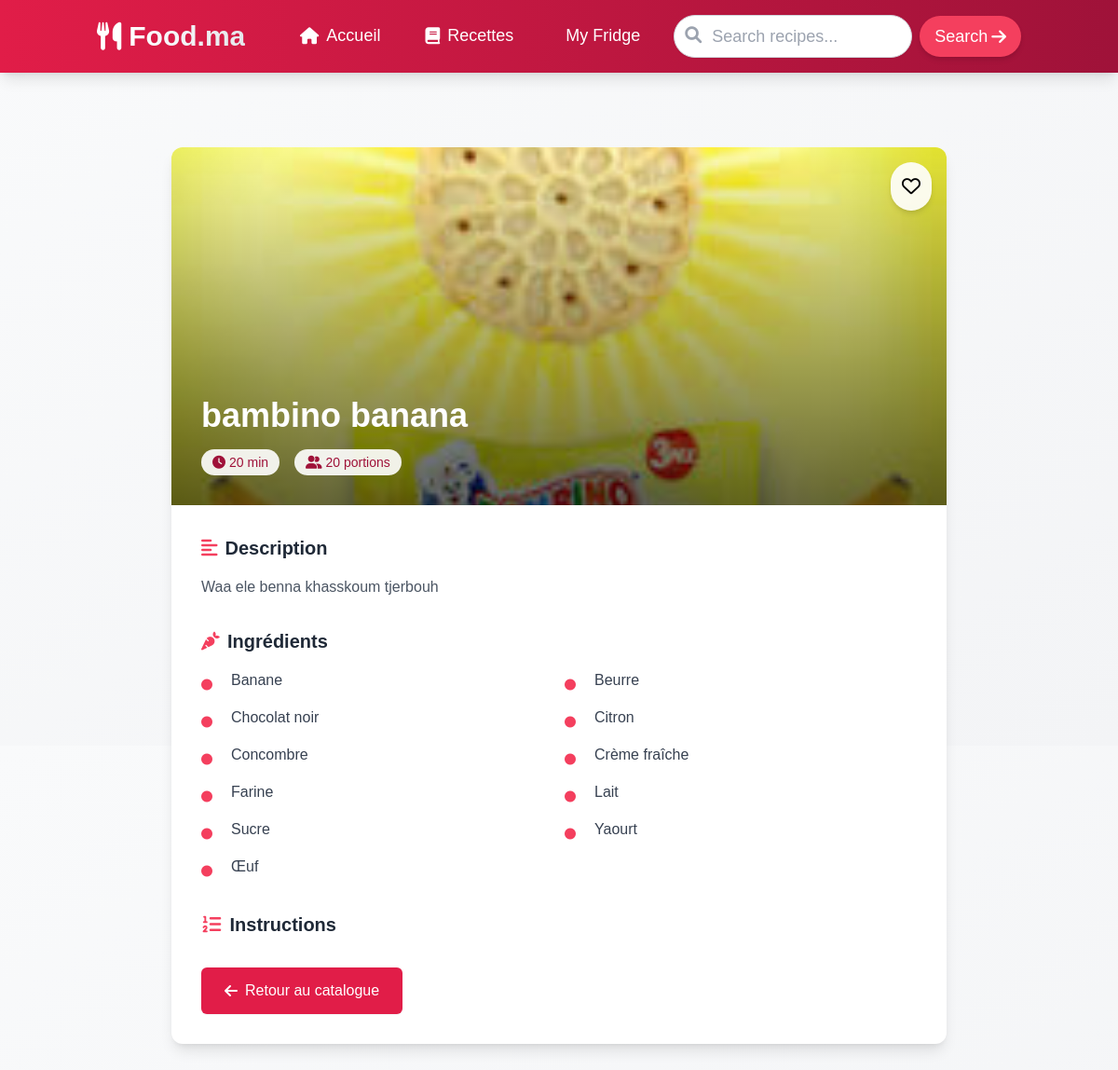
The page /recettes/7/ on the database its author committed.
### base/models.py (models this page shows, shortened)
class Recette(models.Model):
    nom = models.CharField(max_length=255, verbose_name='Nom de la recette')
    temps_preparation = models.IntegerField(verbose_name='Temps de préparation (minutes)')
    description = models.TextField(verbose_name='Description')
    ingredients = models.ManyToManyField(Ingredient, verbose_name='Ingrédients')
    instructions = models.TextField(verbose_name='Instructions', blank=True)
    image = models.ImageField(upload_to='recettes/', blank=True, null=True, verbose_name='Image de la recette')
    portions = models.IntegerField(default=4, verbose_name='Nombre de portions')  # New field for portions
    favorite = models.BooleanField(default=False, verbose_name='Favori')  # New field for favorite
    date_creation = models.DateTimeField(auto_now_add=True)
    date_modification = models.DateTimeField(auto_now=True)
    class Meta:
        ordering = ['nom']
        verbose_name = 'Recette'
        verbose_name_plural = 'Recettes'

class Ingredient(models.Model):
    CATEGORIES = [
        ('legumes', 'Légumes'),
        ('viandes', 'Viandes et Volailles'),
        ('produits_laitiers', 'Produits Laitiers et Œufs'),
        ('epicerie', 'Épicerie'),
        ('fruits', 'Fruits'),
        ('herbes', 'Herbes et Épices'),
        ('feculents', 'Féculents'),
    ]
    nom = models.CharField(max_length=100, unique=True)
    categorie = models.CharField(max_length=50, choices=CATEGORIES)
    class Meta:
        ordering = ['nom']
        verbose_name = 'Ingrédient'
        verbose_name_plural = 'Ingrédients'

### base/views.py (the view)
# urls.py: path('recettes/<int:pk>/', views.RecetteDetailView.as_view(), name='recette_detail'),
class RecetteDetailView(DetailView):
    model = Recette
    template_name = 'recette_detail.html'
    context_object_name = 'recette'

### base/templates/recette_detail.html (shortened to what this page needs)
{% extends 'base.html' %}
{% load static %}
{% block content %}
<div class="max-w-4xl mx-auto px-4 sm:px-6 lg:px-8 py-12">
    <div class="bg-white rounded-xl shadow-lg overflow-hidden">
        <div class="relative h-64 md:h-80 lg:h-96">
            <img
                src="{% if recette.image %}{{ recette.image.url }}{% else %}../static/images/Image-not-found.png{% endif %}"
                alt="{{ recette.nom }}"
                class="w-full h-full object-cover"
            >
            <div class="absolute inset-0 bg-gradient-to-t from-black/60 to-transparent"></div>
            <div class="absolute bottom-0 left-0 right-0 p-6 md:p-8">
                <h1 class="text-3xl md:text-4xl font-bold text-white">{{ recette.nom }}</h1>
                <div class="flex items-center mt-4 space-x-4">
                    <span class="inline-flex items-center px-3 py-1 rounded-full text-sm font-medium bg-white/90 text-culinary-800">
                        <i class="fas fa-clock mr-1"></i> {{ recette.temps_preparation }} min
                    </span>
                    <span class="inline-flex items-center px-3 py-1 rounded-full text-sm font-medium bg-white/90 text-culinary-800">
                        <i class="fas fa-user-friends mr-1"></i> {{ recette.portions }} portions
                    </span>
                </div>
            </div>
            <div class="absolute top-4 right-4">
                <button
                    id="favoriteButton"
                    class="bg-white/90 p-3 rounded-full shadow-md hover:bg-white transition-colors duration-300"
                    data-url="{% url 'toggle_favorite' recette.id %}"
                >
                    <i id="favoriteIcon" class="{% if recette.favorite %}fas text-red-500{% else %}far{% endif %} fa-heart text-xl"></i>
                </button>
            </div>
        </div>
        <div class="p-6 md:p-8">
            <div class="mb-8">
                <h2 class="text-xl font-bold text-gray-800 mb-4 flex items-center">
                    <i class="fas fa-align-left text-culinary-500 mr-2"></i>
                    Description
                </h2>
                <p class="text-gray-600">{{ recette.description }}</p>
            </div>
            <div class="mb-8">
                <h2 class="text-xl font-bold text-gray-800 mb-4 flex items-center">
                    <i class="fas fa-carrot text-culinary-500 mr-2"></i>
                    Ingrédients
                </h2>
                <ul class="grid grid-cols-1 md:grid-cols-2 gap-3">
                    {% for ingredient in recette.ingredients.all %}
                    <li class="flex items-start">
                        <span class="flex-shrink-0 h-6 w-6 text-culinary-500 mr-2 mt-1">
                            <i class="fas fa-circle text-xs"></i>
                        </span>
                        <span class="text-gray-700">{{ ingredient.nom }}</span>
                    </li>
                    {% empty %}
                    <li class="text-gray-500">No ingredients listed</li>
                    {% endfor %}
                </ul>
            </div>
            <div class="mb-8">
                <h2 class="text-xl font-bold text-gray-800 mb-4 flex items-center">
                    <i class="fas fa-list-ol text-culinary-500 mr-2"></i>
                    Instructions
                </h2>
            </div>
            <div class="mt-8">
                <a href="{% url 'recettes' %}" class="inline-flex items-center px-6 py-3 border border-transparent text-base font-medium rounded-md shadow-sm text-white bg-culinary-600 hover:bg-culinary-700 focus:outline-none focus:ring-2 focus:ring-offset-2 focus:ring-culinary-500">
                    <i class="fas fa-arrow-left mr-2"></i>
                    Retour au catalogue
                </a>
            </div>
        </div>
    </div>
</div>
{% endblock %}

### rows shown on the page
Recette: image (picture), nom "bambino banana", temps_preparation "20", portions "20", description "Waa ele benna khasskoum tjerbouh"
Ingredient: nom "Banane"
Ingredient: nom "Beurre"
Ingredient: nom "Chocolat noir"
Ingredient: nom "Citron"
Ingredient: nom "Concombre"
Ingredient: nom "Crème fraîche"
Ingredient: nom "Farine"
Ingredient: nom "Lait"
Ingredient: nom "Sucre"
Ingredient: nom "Yaourt"
Ingredient: nom "Œuf"
